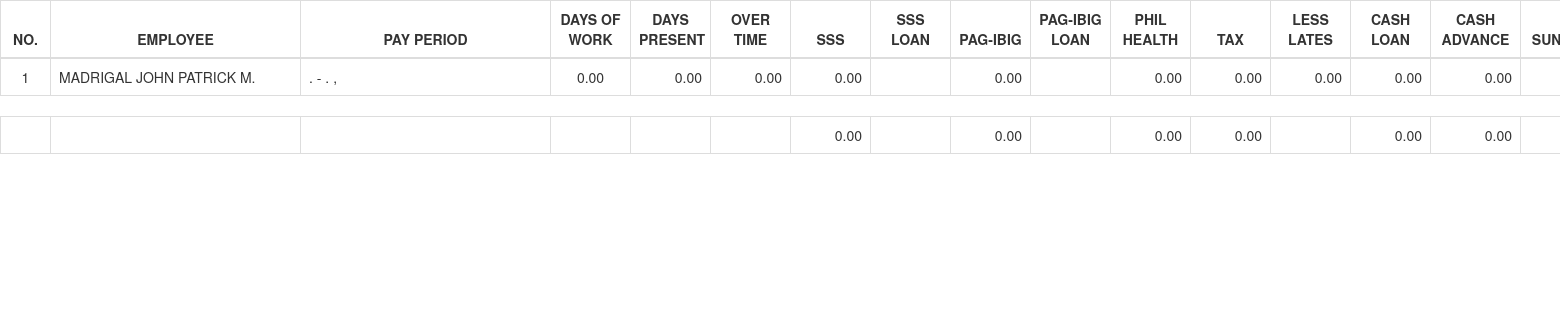
Page /summarypayroll.php (signed in) on the committed database.
### tables this page shows
CREATE TABLE `hurtajadmin_employee` (
  `id` int(11) NOT NULL,
  `employee_id` varchar(100) NOT NULL,
  `employee_fname` varchar(255) NOT NULL,
  `employee_mname` varchar(255) NOT NULL,
  `employee_lname` varchar(255) NOT NULL,
  `employee_gender` int(11) NOT NULL,
  `employee_birthday` datetime NOT NULL,
  `employee_phone` varchar(255) NOT NULL,
  `employee_address` varchar(255) NOT NULL,
  `employee_date_hired` datetime NOT NULL,
  `employee_date_start` datetime NOT NULL,
  `employee_date_end` datetime NOT NULL,
  `employee_date_added` datetime NOT NULL,
  `employee_status` int(11) NOT NULL
);

CREATE TABLE `hurtajadmin_employee_settings` (
  `id` int(11) NOT NULL,
  `employee_id` int(11) NOT NULL,
  `emp_id` varchar(100) NOT NULL,
  `employee_settings_perhour` varchar(255) DEFAULT NULL,
  `employee_settings_tax` int(11) NOT NULL,
  `employee_settings_pagibig` int(11) NOT NULL,
  `employee_settings_sss` int(11) NOT NULL,
  `employee_settings_philhealth` int(11) NOT NULL
);

### summarypayroll.php (the view, shortened to what this page needs)
<?php
include_once("include/loginstatus.php");
$year = $_GET["year"];
$monthtext = "";
    $prevmonthtext = "";
    $daytext1 = "";
    $daytext2 = "";
    $prevyear = "";
?>
<!DOCTYPE html>
<html lang="en">
  <head>
    <link rel="stylesheet" href="https://maxcdn.bootstrapcdn.com/bootstrap/3.3.0/css/bootstrap.min.css">
  </head>
  <body>
    <table class="table table-bordered">
            <thead>
                <tr>
                    <th style="width: 50px;">NO.</th>
                    <th style="width: 250px;">EMPLOYEE</th>
                    <th style="width: 250px;">PAY PERIOD</th>
                    <th style="width: 80px;">DAYS OF WORK</th>
                    <th style="width: 80px;">DAYS PRESENT</th>
                    <th style="width: 80px;">OVER TIME</th>
                    <th style="width: 80px;">SSS</th>
                    <th style="width: 80px;">SSS LOAN</th>
                    <th style="width: 80px;">PAG-IBIG</th>
                    <th style="width: 80px;">PAG-IBIG LOAN</th>
                    <th style="width: 80px;">PHIL HEALTH</th>
                    <th style="width: 80px;">TAX</th>
                    <th style="width: 80px;">LESS LATES</th>
                    <th style="width: 80px;">CASH LOAN</th>
                    <th style="width: 90px;">CASH ADVANCE</th>
                    <th style="width: 80px;">SUNDAY</th>
                </tr>
            </thead>
            <tbody>
  <?php
                                                $sql = "SELECT * FROM hurtajadmin_employee ORDER BY id DESC";
                                                $query = mysqli_query($db_conn, $sql);
                                                $count = 0;
                                                $sssgrandtotal = 0;
                                                $pagibiggrandtotal = 0;
                                                $philhealthgrandtotal = 0;
                                                $taxgrandtotal = 0;
                                                $cashloangrandtotal = 0;
                                                $cashadvancegrandtotal = 0;
                                                $basicpay = 0;
                                                $overtimepay = 0;
                                                $taxcont = 0;
                                                $pagibigcont = 0;
                                                $ssscont = 0;
                                                $philhealthcont = 0;
                                                $daysofwork = 0;
                                                $dayspresent = 0;
                                                $cashadvance = 0;
                                                $cashloan = 0;
                                                $lesslate = 0;
                                                $snonworkingholiday = 0;
                                                $holiday = 0;
                                                $sunday = 0;
                                                $sundayhours = 0;
                                                $perhour = 0;
                                                while($row = mysqli_fetch_array($query)) {
                                                    $count++;
                                                    $empid = $row["employee_id"];
                                                    $fname = $row["employee_fname"];
                                                    $mname = $row["employee_mname"];
                                                    $lname = $row["employee_lname"];
                                                    $sqlsettings = "SELECT * FROM hurtajadmin_employee_settings WHERE employee_id = '$empid'";
                                                    $querysettings = mysqli_query($db_conn, $sqlsettings);
                                                    while($rowsettings = mysqli_fetch_array($querysettings)) {
                                                        $perhour = $rowsettings["employee_settings_perhour"];
                                                    }
                                                    $lmnameinitial = substr($mname, 0, 1);
                                                    $sssgrandtotal = $sssgrandtotal + $ssscont;
                                                    $pagibiggrandtotal = $pagibiggrandtotal + $pagibigcont;
                                                    $philhealthgrandtotal = $philhealthgrandtotal + $philhealthcont;
                                                    $taxgrandtotal = $taxgrandtotal + $taxcont;
                                                    $cashloangrandtotal = $cashloangrandtotal + $cashloan;
                                                    $cashadvancegrandtotal = $cashadvancegrandtotal + $cashadvance;
                                                    echo '
                                                    <tr>
                                                        <td style="text-align: center;">'.$count.'</td>
                                                        <td style="text-align: left;">'.strtoupper($lname).' '.strtoupper($fname).' '.strtoupper($lmnameinitial).'.</td>
                                                        <td style="text-align: left;">'.strtoupper($prevmonthtext).'. '.$daytext1.''.$prevyear.' - '.strtoupper($monthtext).'. '.$daytext2.', '.$year.'</td>
                                                        <td style="text-align: center;">'.number_format($daysofwork, 2, '.', ',').'</td>
                                                        <td style="text-align: right;">'.number_format($dayspresent, 2, '.', ',').'</td>
                                                        <td style="text-align: right;">'.number_format($overtimepay/$perhour, 2, '.', ',').'</td>
                                                        <td style="text-align: right;">'.number_format($ssscont, 2, '.', ',').'</td>
                                                        <td style="text-align: right;"></td>
                                                        <td style="text-align: right;">'.number_format($pagibigcont, 2, '.', ',').'</td>
                                                        <td style="text-align: right;"></td>
                                                        <td style="text-align: right;">'.number_format($philhealthcont, 2, '.', ',').'</td>
                                                        <td style="text-align: right;">'.number_format($taxcont, 2, '.', ',').'</td>
                                                        <td style="text-align: right;">'.number_format($lesslate, 2, '.', ',').'</td>
                                                        <td style="text-align: right;">'.number_format($cashloan, 2, '.', ',').'</td>
                                                        <td style="text-align: right;">'.number_format($cashadvance, 2, '.', ',').'</td>
                                                        <td style="text-align: right;">'.number_format($sundayhours, 2, '.', ',').'</td>
                                                        <td style="text-align: right;">'.number_format($perhour, 2, '.', ',').'</td>
                                                        <td style="text-align: left;">'.strtoupper($monthtext).'. '.$period.', '.$year.'</td>
                                                        <td style="text-align: right;">'.number_format($perhour*8, 2, '.', ',').'</td>
                                                        <td style="text-align: right;">'.number_format($basicpay-($sunday+$holiday+$snonworkingholiday), 2, '.', ',').'</td>
                                                        <td style="text-align: right;">'.number_format($overtimepay, 2, '.', ',').'</td>
                                                        <td style="text-align: right;">'.number_format($sunday, 2, '.', ',').'</td>
                                                        <td style="text-align: right;">'.number_format($holiday, 2, '.', ',').'</td>
                                                        <td style="text-align: right;">'.number_format($snonworkingholiday, 2, '.', ',').'</td>
                                                        <td style="text-align: right;">'.number_format($basicpay+$overtimepay, 2, '.', ',').'</td>
                                                        <td style="text-align: right;">'.number_format($ssscont+$philhealthcont+$pagibigcont+$taxcont+$cashadvance+$cashloan+$lesslate, 2, '.', ',').'</td>
                                                        <td style="text-align: right;">'.number_format($basicpay+$overtimepay-($ssscont+$philhealthcont+$pagibigcont+$taxcont+$cashadvance+$cashloan+$lesslate), 2, '.', ',').'</td>
                                                    </tr>
                                                    ';
                                                }
  ?>
            </tbody>
        </table>
        <table class="table table-bordered">
            <tbody>
                <tr>
                    <td style="width: 50px;"></td>
                    <td style="width: 250px;"></td>
                    <td style="width: 250px;"></td>
                    <td style="width: 80px;"></td>
                    <td style="width: 80px;"></td>
                    <td style="width: 80px;"></td>
                    <td style="width: 80px; text-align: right;"><?php echo number_format($sssgrandtotal, 2, '.', ','); ?></td>
                    <td style="width: 80px;"></td>
                    <td style="width: 80px; text-align: right;"><?php echo number_format($pagibiggrandtotal, 2, '.', ','); ?></td>
                    <td style="width: 80px;"></td>
                    <td style="width: 80px; text-align: right;"><?php echo number_format($philhealthgrandtotal, 2, '.', ','); ?></td>
                    <td style="width: 80px; text-align: right;"><?php echo number_format($taxgrandtotal, 2, '.', ','); ?></td>
                    <td style="width: 80px;"></td>
                    <td style="width: 80px; text-align: right;"><?php echo number_format($cashloangrandtotal, 2, '.', ','); ?></td>
                    <td style="width: 90px; text-align: right;"><?php echo number_format($cashadvancegrandtotal, 2, '.', ','); ?></td>
                    <td style="width: 80px;"></td>
                </tr>
            </tbody>
        </table>
  </body>
</html>

### summarypayroll.php (style rules this page uses)
table { border: 1px solid black; table-layout: fixed; width: 200px; margin: 0px; }
th { border: 1px solid black; text-align: center; }
body { padding: 0; }

### rows in the picture
hurtajadmin_employee: employee_lname "MADRIGAL", employee_fname "JOHN PATRICK", employee_mname "M", hurtajadmin_employee_settings.employee_settings_perhour "0.00"

### other values in the picture
$sssgrandtotal "0.00"
$pagibiggrandtotal "0.00"
$philhealthgrandtotal "0.00"
$taxgrandtotal "0.00"
$cashloangrandtotal "0.00"
$cashadvancegrandtotal "0.00"
